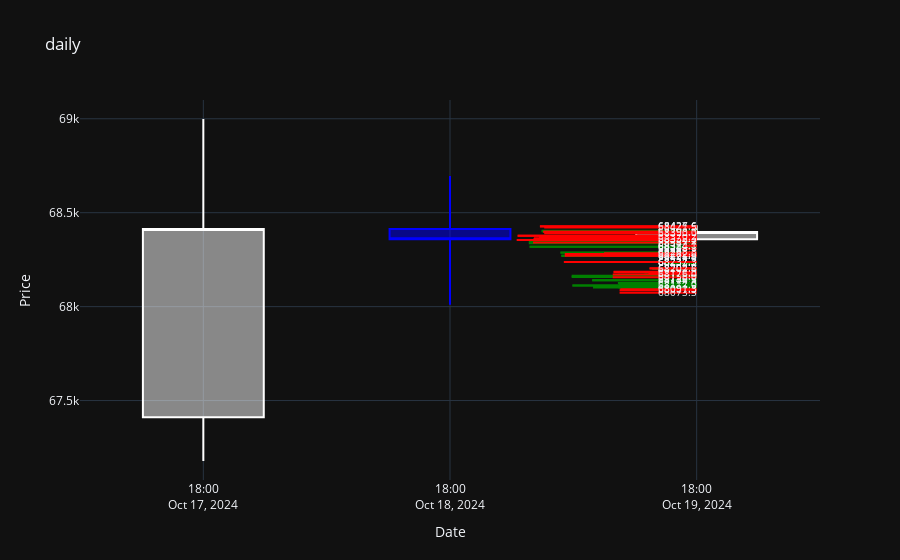

Notebook source saved alongside this figure:
### Code cell
pc2 = Plot2(hc, tc)
pc2.plot_both()
pc2.fig.show()

### Figure 1 — Plotly figure (JSON) as saved in the notebook; plotly's stock layout.template omitted (floating-point values rounded to 4 significant figures)
{"data": [{"close": [68410.0, 68360.0, 68400.0], "high": [69000.0, 68690.0, 68430.0], "low": [67180.0, 68010.0, 68360.0], "open": [67410.0, 68410.0, 68360.0], "x": ["2024-10-17T18:00:00", "2024-10-18T18:00:00", "2024-10-19T18:00:00"], "type": "candlestick", "increasing": {"line": {"color": "white"}}, "decreasing": {"line": {"color": "blue"}}}], "layout": {"xaxis": {"rangeslider": {"visible": false}, "title": {"text": "Date"}}, "title": {"text": "daily"}, "yaxis": {"title": {"text": "Price"}}, "shapes": [{"label": {"font": {"size": 10}, "padding": 0, "text": "68346.8", "textposition": "end", "xanchor": "right", "yanchor": "middle"}, "line": {"color": "green"}, "type": "line", "x0": "2024-10-19T01:40:00", "x1": "2024-10-19T18:00:00", "y0": 68350.0, "y1": 68350.0}, {"label": {"font": {"size": 10}, "padding": 0, "text": "68337.8", "textposition": "end", "xanchor": "right", "yanchor": "middle"}, "line": {"color": "green"}, "type": "line", "x0": "2024-10-19T01:40:00", "x1": "2024-10-19T18:00:00", "y0": 68340.0, "y1": 68340.0}, {"label": {"font": {"size": 10}, "padding": 0, "text": "68318.5", "textposition": "end", "xanchor": "right", "yanchor": "middle"}, "line": {"color": "green"}, "type": "line", "x0": "2024-10-19T01:45:00", "x1": "2024-10-19T18:00:00", "y0": 68320.0, "y1": 68320.0}, {"label": {"font": {"size": 10}, "padding": 0, "text": "68318.4", "textposition": "end", "xanchor": "right", "yanchor": "middle"}, "line": {"color": "green"}, "type": "line", "x0": "2024-10-19T01:45:00", "x1": "2024-10-19T18:00:00", "y0": 68320.0, "y1": 68320.0}, {"label": {"font": {"size": 10}, "padding": 0, "text": "68403.5", "textposition": "end", "xanchor": "right", "yanchor": "middle"}, "line": {"color": "green"}, "type": "line", "x0": "2024-10-19T02:55:00", "x1": "2024-10-19T18:00:00", "y0": 68400.0, "y1": 68400.0}, {"label": {"font": {"size": 10}, "padding": 0, "text": "68401.7", "textposition": "end", "xanchor": "right", "yanchor": "middle"}, "line": {"color": "green"}, "type": "line", "x0": "2024-10-19T02:55:00", "x1": "2024-10-19T18:00:00", "y0": 68400.0, "y1": 68400.0}, {"label": {"font": {"size": 10}, "padding": 0, "text": "68401.6", "textposition": "end", "xanchor": "right", "yanchor": "middle"}, "line": {"color": "green"}, "type": "line", "x0": "2024-10-19T03:00:00", "x1": "2024-10-19T18:00:00", "y0": 68400.0, "y1": 68400.0}, {"label": {"font": {"size": 10}, "padding": 0, "text": "68401.6", "textposition": "end", "xanchor": "right", "yanchor": "middle"}, "line": {"color": "green"}, "type": "line", "x0": "2024-10-19T03:00:00", "x1": "2024-10-19T18:00:00", "y0": 68400.0, "y1": 68400.0}, {"label": {"font": {"size": 10}, "padding": 0, "text": "68287.5", "textposition": "end", "xanchor": "right", "yanchor": "middle"}, "line": {"color": "green"}, "type": "line", "x0": "2024-10-19T04:45:00", "x1": "2024-10-19T18:00:00", "y0": 68290.0, "y1": 68290.0}, {"label": {"font": {"size": 10}, "padding": 0, "text": "68287.4", "textposition": "end", "xanchor": "right", "yanchor": "middle"}, "line": {"color": "green"}, "type": "line", "x0": "2024-10-19T04:45:00", "x1": "2024-10-19T18:00:00", "y0": 68290.0, "y1": 68290.0}, {"label": {"font": {"size": 10}, "padding": 0, "text": "68269.8", "textposition": "end", "xanchor": "right", "yanchor": "middle"}, "line": {"color": "green"}, "type": "line", "x0": "2024-10-19T04:50:00", "x1": "2024-10-19T18:00:00", "y0": 68270.0, "y1": 68270.0}, {"label": {"font": {"size": 10}, "padding": 0, "text": "68272.5", "textposition": "end", "xanchor": "right", "yanchor": "middle"}, "line": {"color": "green"}, "type": "line", "x0": "2024-10-19T04:50:00", "x1": "2024-10-19T18:00:00", "y0": 68270.0, "y1": 68270.0}, {"label": {"font": {"size": 10}, "padding": 0, "text": "68157.8", "textposition": "end", "xanchor": "right", "yanchor": "middle"}, "line": {"color": "green"}, "type": "line", "x0": "2024-10-19T05:50:00", "x1": "2024-10-19T18:00:00", "y0": 68160.0, "y1": 68160.0}, {"label": {"font": {"size": 10}, "padding": 0, "text": "68163.7", "textposition": "end", "xanchor": "right", "yanchor": "middle"}, "line": {"color": "green"}, "type": "line", "x0": "2024-10-19T05:50:00", "x1": "2024-10-19T18:00:00", "y0": 68160.0, "y1": 68160.0}, {"label": {"font": {"size": 10}, "padding": 0, "text": "68111.9", "textposition": "end", "xanchor": "right", "yanchor": "middle"}, "line": {"color": "green"}, "type": "line", "x0": "2024-10-19T05:55:00", "x1": "2024-10-19T18:00:00", "y0": 68110.0, "y1": 68110.0}, {"label": {"font": {"size": 10}, "padding": 0, "text": "68112.8", "textposition": "end", "xanchor": "right", "yanchor": "middle"}, "line": {"color": "green"}, "type": "line", "x0": "2024-10-19T05:55:00", "x1": "2024-10-19T18:00:00", "y0": 68110.0, "y1": 68110.0}, {"label": {"font": {"size": 10}, "padding": 0, "text": "68140.5", "textposition": "end", "xanchor": "right", "yanchor": "middle"}, "line": {"color": "green"}, "type": "line", "x0": "2024-10-19T07:50:00", "x1": "2024-10-19T18:00:00", "y0": 68140.0, "y1": 68140.0}, {"label": {"font": {"size": 10}, "padding": 0, "text": "68140.5", "textposition": "end", "xanchor": "right", "yanchor": "middle"}, "line": {"color": "green"}, "type": "line", "x0": "2024-10-19T07:50:00", "x1": "2024-10-19T18:00:00", "y0": 68140.0, "y1": 68140.0}, {"label": {"font": {"size": 10}, "padding": 0, "text": "68109.5", "textposition": "end", "xanchor": "right", "yanchor": "middle"}, "line": {"color": "green"}, "type": "line", "x0": "2024-10-19T07:55:00", "x1": "2024-10-19T18:00:00", "y0": 68110.0, "y1": 68110.0}, {"label": {"font": {"size": 10}, "padding": 0, "text": "68101.9", "textposition": "end", "xanchor": "right", "yanchor": "middle"}, "line": {"color": "green"}, "type": "line", "x0": "2024-10-19T07:55:00", "x1": "2024-10-19T18:00:00", "y0": 68100.0, "y1": 68100.0}, {"label": {"font": {"size": 10}, "padding": 0, "text": "68125.3", "textposition": "end", "xanchor": "right", "yanchor": "middle"}, "line": {"color": "green"}, "type": "line", "x0": "2024-10-19T10:20:00", "x1": "2024-10-19T18:00:00", "y0": 68130.0, "y1": 68130.0}, {"label": {"font": {"size": 10}, "padding": 0, "text": "68182.4", "textposition": "end", "xanchor": "right", "yanchor": "middle"}, "line": {"color": "green"}, "type": "line", "x0": "2024-10-19T10:20:00", "x1": "2024-10-19T18:00:00", "y0": 68180.0, "y1": 68180.0}, {"label": {"font": {"size": 10}, "padding": 0, "text": "68115.6", "textposition": "end", "xanchor": "right", "yanchor": "middle"}, "line": {"color": "green"}, "type": "line", "x0": "2024-10-19T10:25:00", "x1": "2024-10-19T18:00:00", "y0": 68120.0, "y1": 68120.0}, {"label": {"font": {"size": 10}, "padding": 0, "text": "68100.4", "textposition": "end", "xanchor": "right", "yanchor": "middle"}, "line": {"color": "green"}, "type": "line", "x0": "2024-10-19T10:25:00", "x1": "2024-10-19T18:00:00", "y0": 68100.0, "y1": 68100.0}, {"label": {"font": {"size": 10}, "padding": 0, "text": "68119.0", "textposition": "end", "xanchor": "right", "yanchor": "middle"}, "line": {"color": "green"}, "type": "line", "x0": "2024-10-19T12:00:00", "x1": "2024-10-19T18:00:00", "y0": 68120.0, "y1": 68120.0}, {"label": {"font": {"size": 10}, "padding": 0, "text": "68124.4", "textposition": "end", "xanchor": "right", "yanchor": "middle"}, "line": {"color": "green"}, "type": "line", "x0": "2024-10-19T12:00:00", "x1": "2024-10-19T18:00:00", "y0": 68120.0, "y1": 68120.0}, {"label": {"font": {"size": 10}, "padding": 0, "text": "68109.3", "textposition": "end", "xanchor": "right", "yanchor": "middle"}, "line": {"color": "green"}, "type": "line", "x0": "2024-10-19T12:05:00", "x1": "2024-10-19T18:00:00", "y0": 68110.0, "y1": 68110.0}, {"label": {"font": {"size": 10}, "padding": 0, "text": "68117.0", "textposition": "end", "xanchor": "right", "yanchor": "middle"}, "line": {"color": "green"}, "type": "line", "x0": "2024-10-19T12:05:00", "x1": "2024-10-19T18:00:00", "y0": 68120.0, "y1": 68120.0}, {"label": {"font": {"size": 10}, "padding": 0, "text": "68181.8", "textposition": "end", "xanchor": "right", "yanchor": "middle"}, "line": {"color": "green"}, "type": "line", "x0": "2024-10-19T12:55:00", "x1": "2024-10-19T18:00:00", "y0": 68180.0, "y1": 68180.0}, {"label": {"font": {"size": 10}, "padding": 0, "text": "68181.5", "textposition": "end", "xanchor": "right", "yanchor": "middle"}, "line": {"color": "green"}, "type": "line", "x0": "2024-10-19T12:55:00", "x1": "2024-10-19T18:00:00", "y0": 68180.0, "y1": 68180.0}, {"label": {"font": {"size": 10}, "padding": 0, "text": "68164.8", "textposition": "end", "xanchor": "right", "yanchor": "middle"}, "line": {"color": "green"}, "type": "line", "x0": "2024-10-19T13:00:00", "x1": "2024-10-19T18:00:00", "y0": 68160.0, "y1": 68160.0}, {"label": {"font": {"size": 10}, "padding": 0, "text": "68164.8", "textposition": "end", "xanchor": "right", "yanchor": "middle"}, "line": {"color": "green"}, "type": "line", "x0": "2024-10-19T13:00:00", "x1": "2024-10-19T18:00:00", "y0": 68160.0, "y1": 68160.0}, {"label": {"font": {"size": 10}, "padding": 0, "text": "68199.9", "textposition": "end", "xanchor": "right", "yanchor": "middle"}, "line": {"color": "green"}, "type": "line", "x0": "2024-10-19T13:40:00", "x1": "2024-10-19T18:00:00", "y0": 68200.0, "y1": 68200.0}, {"label": {"font": {"size": 10}, "padding": 0, "text": "68201.5", "textposition": "end", "xanchor": "right", "yanchor": "middle"}, "line": {"color": "green"}, "type": "line", "x0": "2024-10-19T13:40:00", "x1": "2024-10-19T18:00:00", "y0": 68200.0, "y1": 68200.0}, {"label": {"font": {"size": 10}, "padding": 0, "text": "68169.8", "textposition": "end", "xanchor": "right", "yanchor": "middle"}, "line": {"color": "green"}, "type": "line", "x0": "2024-10-19T13:45:00", "x1": "2024-10-19T18:00:00", "y0": 68170.0, "y1": 68170.0}, {"label": {"font": {"size": 10}, "padding": 0, "text": "68179.3", "textposition": "end", "xanchor": "right", "yanchor": "middle"}, "line": {"color": "green"}, "type": "line", "x0": "2024-10-19T13:45:00", "x1": "2024-10-19T18:00:00", "y0": 68180.0, "y1": 68180.0}, {"label": {"font": {"size": 10}, "padding": 0, "text": "68232.1", "textposition": "end", "xanchor": "right", "yanchor": "middle"}, "line": {"color": "green"}, "type": "line", "x0": "2024-10-19T14:50:00", "x1": "2024-10-19T18:00:00", "y0": 68230.0, "y1": 68230.0}, {"label": {"font": {"size": 10}, "padding": 0, "text": "68233.2", "textposition": "end", "xanchor": "right", "yanchor": "middle"}, "line": {"color": "green"}, "type": "line", "x0": "2024-10-19T14:50:00", "x1": "2024-10-19T18:00:00", "y0": 68230.0, "y1": 68230.0}, {"label": {"font": {"size": 10}, "padding": 0, "text": "68237.2", "textposition": "end", "xanchor": "right", "yanchor": "middle"}, "line": {"color": "green"}, "type": "line", "x0": "2024-10-19T14:55:00", "x1": "2024-10-19T18:00:00", "y0": 68240.0, "y1": 68240.0}, {"label": {"font": {"size": 10}, "padding": 0, "text": "68230.2", "textposition": "end", "xanchor": "right", "yanchor": "middle"}, "line": {"color": "green"}, "type": "line", "x0": "2024-10-19T14:55:00", "x1": "2024-10-19T18:00:00", "y0": 68230.0, "y1": 68230.0}, {"label": {"font": {"size": 10}, "padding": 0, "text": "68355.0", "textposition": "end", "xanchor": "right", "yanchor": "middle"}, "line": {"color": "red"}, "type": "line", "x0": "2024-10-19T00:30:00", "x1": "2024-10-19T18:00:00", "y0": 68360.0, "y1": 68360.0}, {"label": {"font": {"size": 10}, "padding": 0, "text": "68355.0", "textposition": "end", "xanchor": "right", "yanchor": "middle"}, "line": {"color": "red"}, "type": "line", "x0": "2024-10-19T00:30:00", "x1": "2024-10-19T18:00:00", "y0": 68360.0, "y1": 68360.0}, {"label": {"font": {"size": 10}, "padding": 0, "text": "68377.1", "textposition": "end", "xanchor": "right", "yanchor": "middle"}, "line": {"color": "red"}, "type": "line", "x0": "2024-10-19T00:35:00", "x1": "2024-10-19T18:00:00", "y0": 68380.0, "y1": 68380.0}, {"label": {"font": {"size": 10}, "padding": 0, "text": "68377.1", "textposition": "end", "xanchor": "right", "yanchor": "middle"}, "line": {"color": "red"}, "type": "line", "x0": "2024-10-19T00:35:00", "x1": "2024-10-19T18:00:00", "y0": 68380.0, "y1": 68380.0}, {"label": {"font": {"size": 10}, "padding": 0, "text": "68341.2", "textposition": "end", "xanchor": "right", "yanchor": "middle"}, "line": {"color": "red"}, "type": "line", "x0": "2024-10-19T02:05:00", "x1": "2024-10-19T18:00:00", "y0": 68340.0, "y1": 68340.0}, {"label": {"font": {"size": 10}, "padding": 0, "text": "68357.9", "textposition": "end", "xanchor": "right", "yanchor": "middle"}, "line": {"color": "red"}, "type": "line", "x0": "2024-10-19T02:05:00", "x1": "2024-10-19T18:00:00", "y0": 68360.0, "y1": 68360.0}, {"label": {"font": {"size": 10}, "padding": 0, "text": "68362.1", "textposition": "end", "xanchor": "right", "yanchor": "middle"}, "line": {"color": "red"}, "type": "line", "x0": "2024-10-19T02:10:00", "x1": "2024-10-19T18:00:00", "y0": 68360.0, "y1": 68360.0}, {"label": {"font": {"size": 10}, "padding": 0, "text": "68362.3", "textposition": "end", "xanchor": "right", "yanchor": "middle"}, "line": {"color": "red"}, "type": "line", "x0": "2024-10-19T02:10:00", "x1": "2024-10-19T18:00:00", "y0": 68360.0, "y1": 68360.0}, {"label": {"font": {"size": 10}, "padding": 0, "text": "68358.9", "textposition": "end", "xanchor": "right", "yanchor": "middle"}, "line": {"color": "red"}, "type": "line", "x0": "2024-10-19T02:40:00", "x1": "2024-10-19T18:00:00", "y0": 68360.0, "y1": 68360.0}, {"label": {"font": {"size": 10}, "padding": 0, "text": "68370.2", "textposition": "end", "xanchor": "right", "yanchor": "middle"}, "line": {"color": "red"}, "type": "line", "x0": "2024-10-19T02:40:00", "x1": "2024-10-19T18:00:00", "y0": 68370.0, "y1": 68370.0}, {"label": {"font": {"size": 10}, "padding": 0, "text": "68427.6", "textposition": "end", "xanchor": "right", "yanchor": "middle"}, "line": {"color": "red"}, "type": "line", "x0": "2024-10-19T02:45:00", "x1": "2024-10-19T18:00:00", "y0": 68430.0, "y1": 68430.0}, {"label": {"font": {"size": 10}, "padding": 0, "text": "68426.6", "textposition": "end", "xanchor": "right", "yanchor": "middle"}, "line": {"color": "red"}, "type": "line", "x0": "2024-10-19T02:45:00", "x1": "2024-10-19T18:00:00", "y0": 68430.0, "y1": 68430.0}, {"label": {"font": {"size": 10}, "padding": 0, "text": "68398.1", "textposition": "end", "xanchor": "right", "yanchor": "middle"}, "line": {"color": "red"}, "type": "line", "x0": "2024-10-19T03:05:00", "x1": "2024-10-19T18:00:00", "y0": 68400.0, "y1": 68400.0}, {"label": {"font": {"size": 10}, "padding": 0, "text": "68398.1", "textposition": "end", "xanchor": "right", "yanchor": "middle"}, "line": {"color": "red"}, "type": "line", "x0": "2024-10-19T03:05:00", "x1": "2024-10-19T18:00:00", "y0": 68400.0, "y1": 68400.0}, {"label": {"font": {"size": 10}, "padding": 0, "text": "68421.5", "textposition": "end", "xanchor": "right", "yanchor": "middle"}, "line": {"color": "red"}, "type": "line", "x0": "2024-10-19T03:10:00", "x1": "2024-10-19T18:00:00", "y0": 68420.0, "y1": 68420.0}, {"label": {"font": {"size": 10}, "padding": 0, "text": "68390.0", "textposition": "end", "xanchor": "right", "yanchor": "middle"}, "line": {"color": "red"}, "type": "line", "x0": "2024-10-19T03:10:00", "x1": "2024-10-19T18:00:00", "y0": 68390.0, "y1": 68390.0}, {"label": {"font": {"size": 10}, "padding": 0, "text": "68237.3", "textposition": "end", "xanchor": "right", "yanchor": "middle"}, "line": {"color": "red"}, "type": "line", "x0": "2024-10-19T05:05:00", "x1": "2024-10-19T18:00:00", "y0": 68240.0, "y1": 68240.0}, {"label": {"font": {"size": 10}, "padding": 0, "text": "68237.3", "textposition": "end", "xanchor": "right", "yanchor": "middle"}, "line": {"color": "red"}, "type": "line", "x0": "2024-10-19T05:05:00", "x1": "2024-10-19T18:00:00", "y0": 68240.0, "y1": 68240.0}, {"label": {"font": {"size": 10}, "padding": 0, "text": "68271.3", "textposition": "end", "xanchor": "right", "yanchor": "middle"}, "line": {"color": "red"}, "type": "line", "x0": "2024-10-19T05:10:00", "x1": "2024-10-19T18:00:00", "y0": 68270.0, "y1": 68270.0}, {"label": {"font": {"size": 10}, "padding": 0, "text": "68280.5", "textposition": "end", "xanchor": "right", "yanchor": "middle"}, "line": {"color": "red"}, "type": "line", "x0": "2024-10-19T05:10:00", "x1": "2024-10-19T18:00:00", "y0": 68280.0, "y1": 68280.0}, {"label": {"font": {"size": 10}, "padding": 0, "text": "68271.5", "textposition": "end", "xanchor": "right", "yanchor": "middle"}, "line": {"color": "red"}, "type": "line", "x0": "2024-10-19T08:55:00", "x1": "2024-10-19T18:00:00", "y0": 68270.0, "y1": 68270.0}, {"label": {"font": {"size": 10}, "padding": 0, "text": "68271.5", "textposition": "end", "xanchor": "right", "yanchor": "middle"}, "line": {"color": "red"}, "type": "line", "x0": "2024-10-19T08:55:00", "x1": "2024-10-19T18:00:00", "y0": 68270.0, "y1": 68270.0}, {"label": {"font": {"size": 10}, "padding": 0, "text": "68282.8", "textposition": "end", "xanchor": "right", "yanchor": "middle"}, "line": {"color": "red"}, "type": "line", "x0": "2024-10-19T09:00:00", "x1": "2024-10-19T18:00:00", "y0": 68280.0, "y1": 68280.0}, {"label": {"font": {"size": 10}, "padding": 0, "text": "68282.8", "textposition": "end", "xanchor": "right", "yanchor": "middle"}, "line": {"color": "red"}, "type": "line", "x0": "2024-10-19T09:00:00", "x1": "2024-10-19T18:00:00", "y0": 68280.0, "y1": 68280.0}, {"label": {"font": {"size": 10}, "padding": 0, "text": "68171.4", "textposition": "end", "xanchor": "right", "yanchor": "middle"}, "line": {"color": "red"}, "type": "line", "x0": "2024-10-19T09:50:00", "x1": "2024-10-19T18:00:00", "y0": 68170.0, "y1": 68170.0}, {"label": {"font": {"size": 10}, "padding": 0, "text": "68156.0", "textposition": "end", "xanchor": "right", "yanchor": "middle"}, "line": {"color": "red"}, "type": "line", "x0": "2024-10-19T09:50:00", "x1": "2024-10-19T18:00:00", "y0": 68160.0, "y1": 68160.0}, {"label": {"font": {"size": 10}, "padding": 0, "text": "68185.0", "textposition": "end", "xanchor": "right", "yanchor": "middle"}, "line": {"color": "red"}, "type": "line", "x0": "2024-10-19T09:55:00", "x1": "2024-10-19T18:00:00", "y0": 68180.0, "y1": 68180.0}, {"label": {"font": {"size": 10}, "padding": 0, "text": "68182.7", "textposition": "end", "xanchor": "right", "yanchor": "middle"}, "line": {"color": "red"}, "type": "line", "x0": "2024-10-19T09:55:00", "x1": "2024-10-19T18:00:00", "y0": 68180.0, "y1": 68180.0}, {"label": {"font": {"size": 10}, "padding": 0, "text": "68073.3", "textposition": "end", "xanchor": "right", "yanchor": "middle"}, "line": {"color": "red"}, "type": "line", "x0": "2024-10-19T10:30:00", "x1": "2024-10-19T18:00:00", "y0": 68070.0, "y1": 68070.0}, {"label": {"font": {"size": 10}, "padding": 0, "text": "68087.5", "textposition": "end", "xanchor": "right", "yanchor": "middle"}, "line": {"color": "red"}, "type": "line", "x0": "2024-10-19T10:30:00", "x1": "2024-10-19T18:00:00", "y0": 68090.0, "y1": 68090.0}, {"label": {"font": {"size": 10}, "padding": 0, "text": "68091.3", "textposition": "end", "xanchor": "right", "yanchor": "middle"}, "line": {"color": "red"}, "type": "line", "x0": "2024-10-19T10:35:00", "x1": "2024-10-19T18:00:00", "y0": 68090.0, "y1": 68090.0}, {"label": {"font": {"size": 10}, "padding": 0, "text": "68091.3", "textposition": "end", "xanchor": "right", "yanchor": "middle"}, "line": {"color": "red"}, "type": "line", "x0": "2024-10-19T10:35:00", "x1": "2024-10-19T18:00:00", "y0": 68090.0, "y1": 68090.0}, {"label": {"font": {"size": 10}, "padding": 0, "text": "68176.4", "textposition": "end", "xanchor": "right", "yanchor": "middle"}, "line": {"color": "red"}, "type": "line", "x0": "2024-10-19T13:20:00", "x1": "2024-10-19T18:00:00", "y0": 68180.0, "y1": 68180.0}, {"label": {"font": {"size": 10}, "padding": 0, "text": "68176.0", "textposition": "end", "xanchor": "right", "yanchor": "middle"}, "line": {"color": "red"}, "type": "line", "x0": "2024-10-19T13:20:00", "x1": "2024-10-19T18:00:00", "y0": 68180.0, "y1": 68180.0}, {"label": {"font": {"size": 10}, "padding": 0, "text": "68204.3", "textposition": "end", "xanchor": "right", "yanchor": "middle"}, "line": {"color": "red"}, "type": "line", "x0": "2024-10-19T13:25:00", "x1": "2024-10-19T18:00:00", "y0": 68200.0, "y1": 68200.0}, {"label": {"font": {"size": 10}, "padding": 0, "text": "68202.6", "textposition": "end", "xanchor": "right", "yanchor": "middle"}, "line": {"color": "red"}, "type": "line", "x0": "2024-10-19T13:25:00", "x1": "2024-10-19T18:00:00", "y0": 68200.0, "y1": 68200.0}, {"label": {"font": {"size": 10}, "padding": 0, "text": "68308.1", "textposition": "end", "xanchor": "right", "yanchor": "middle"}, "line": {"color": "red"}, "type": "line", "x0": "2024-10-19T16:35:00", "x1": "2024-10-19T18:00:00", "y0": 68310.0, "y1": 68310.0}, {"label": {"font": {"size": 10}, "padding": 0, "text": "68288.8", "textposition": "end", "xanchor": "right", "yanchor": "middle"}, "line": {"color": "red"}, "type": "line", "x0": "2024-10-19T16:35:00", "x1": "2024-10-19T18:00:00", "y0": 68290.0, "y1": 68290.0}, {"label": {"font": {"size": 10}, "padding": 0, "text": "68324.0", "textposition": "end", "xanchor": "right", "yanchor": "middle"}, "line": {"color": "red"}, "type": "line", "x0": "2024-10-19T16:40:00", "x1": "2024-10-19T18:00:00", "y0": 68320.0, "y1": 68320.0}, {"label": {"font": {"size": 10}, "padding": 0, "text": "68324.1", "textposition": "end", "xanchor": "right", "yanchor": "middle"}, "line": {"color": "red"}, "type": "line", "x0": "2024-10-19T16:40:00", "x1": "2024-10-19T18:00:00", "y0": 68320.0, "y1": 68320.0}]}}
